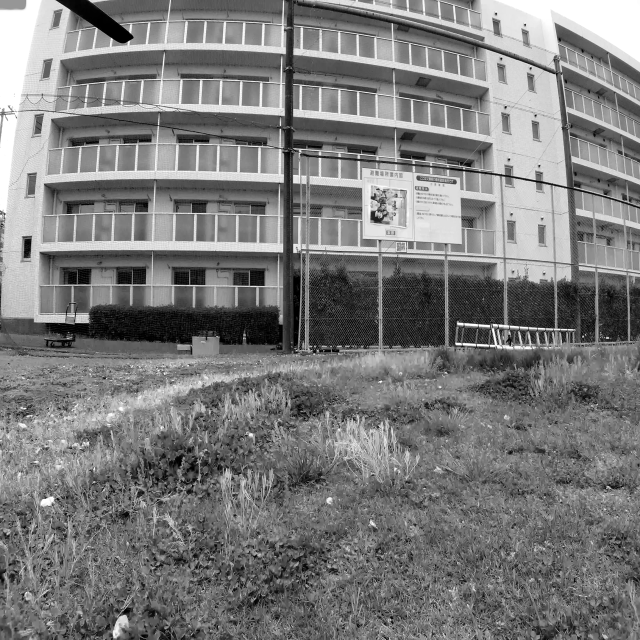
#> input picture Dataset_50/dataset_1280x1280_gray/000000_left.png, 1280 x 1280 px, found by its file name (shown at 1/2 size)
$ jupyter execute --allow-errors Optimal_CR.ipynb   (shell and % lines are left out)
#> lines starting #> are read from the running program, lines starting #| are printed output that depends on the picture; long printed decimals are rounded
CODE for optimal compression Ratio

Flow of the program:
1. Compress the Image with some arbitrary quality parameter like 10 in WEBP format
2. Calculate the compression ratio and SIFT features.
3. Calculate the SIFT features of uncomressed image
4. Calculate the % reduction in them
5. calculate the FPS based on the compressed size
6. if less than desired then compress more (reduce the quality parameter)
7. if more then desired then compress less (increase the quality parameter)

Problem:
1. SIFT and SSIM calculation will take additional time of their own.

Solution
1. FAST feature instead of SIFT
2. First need to check if there is strong correlation in the FAST and SIFT features
3. if yes then we do FAST for calculation of parameters else not

Need to perform this calculation incrementally not in a batch to demonstrate the bandwidth changes and the change of compression ratio

[cell 1]
#import modules
import os
import time
import cv2
import numpy as np
import random
from PIL import Image
from io import BytesIO
from skimage.metrics import structural_similarity as ssim

[cell 2]
#read the images from the directory

def file_handling(path):
    """
    path to the images dataset
    """
    #org_dir=os.getcwd()

    #changing to the dataset dir
    try:
        os.chdir(path)
    except:
        print("Path not valid")
        return

    files=os.listdir(path) #files in the directory
    images=[] #getting only the jpg and png images
    for file in files:
        if file.lower().endswith(".jpeg") or file.lower().endswith(".jpg") \
        or file.lower().endswith(".png") or file.lower().endswith(".webp") \
        or file.lower().endswith(".avif"):
            images.append(file)

    print("Images in dataset:",len(images))
    if len(images)!=0:
        print("First filename:",images[0])
    else:
        print("No images in the path or different format")

    #go to the original directory back
    #os.chdir(org_dir)

    return images, path

# [17 lines left out: function output_dir, not called in this run]

[cell 3]
# [13 lines left out: function calculate_ssim, not called in this run]

[cell 4]
# [18 lines left out: function sift, not called in this run]


def fast(img):
    '''
    Function can draw keypoints on the image too,
    but calculation is commented.
    '''

    image=img.convert("L")
    image=np.asarray(image)

    fast=cv2.FastFeatureDetector_create() #initiate SIFT detector

    #Find keypoints on the image
    keypoints=fast.detect(image)

    return keypoints

[cell 5]
# [19 lines left out: function quality_increment_calculation, not called in this run]

    #get the remaining bandwidth
    #get the last quality level used
    #get the appropriate quality level

[cell 6]
#incrementally provide images to the compression module

def image_compression(dataset_path,calib_data):

    #get the images from the dataset_path
    images,path=file_handling(dataset_path)

    #bandwidth
    bandwidth=5 #5Mbps
    #image compression time
    comp_time=0.5 #in seconds

    if len(images)!=0:
        img_size=os.path.getsize(os.path.join(path,images[0]))
    #this img_size is the size of the uncompressed image
    #used for the purpose of calibration

    #previous  value of quality parameter , using 10 arbitrarily for the initialization
    q_prev=10

    #Fitting the ploynomial in the calibration data
    x=calib_data["CR"]
    y=calib_data["Quality"]

    #fitting the polynomial to these data
    start=time.time()
    coeffs,y_fit,degree=fit_polynomial(x,y,3)
    end=time.time()
    print("Polynomial fitting time:",round(end-start,3),"seconds")
    plotting_data_fit(x,y,y_fit,coeffs,"WEBP compression Ratio","WEBP quality parameter")


    quality=quality_increment_calculation(bandwidth,img_size,comp_time,q_prev,coeffs)

    #generate some random sleep time for simulating the network delay
    delay_time=random.randint(1,4)

    #creating the output directory
    output_dir_name=output_dir(path,dir_name="output")

    #initial value of quality taken abitrarily
    #quality=10


    for img in images:
        time.sleep(delay_time)

        image_path=os.path.join(path,img)
        img_size=os.path.getsize(image_path) #get the size of the image in the disc

        quality=quality_increment_calculation(bandwidth,img_size,comp_time,q_prev,coeffs)
        print("Quality calculated in the image_compression function :",quality)
        q_prev=quality


        start=time.time()
        metric_data,img_recon,compressed_size=compression_driver(image_path,quality=quality)
        end=time.time()
        comp_time=round(end-start,4)
        print("Compression time: ",comp_time,"seconds")

        #Save the webp image to the disc
        img_recon_path=os.path.join(output_dir_name,img)
        img_recon.save(img_recon_path,"WEBP",quality=quality)

        compressed_size=compressed_size*8 #convert to bits
        print("Compressed_size:",compressed_size,"bits")
        current_bandwidth=compressed_size/(1000000*round(end-start,2))
        print("bandwidth_consumed:",current_bandwidth,"Mbps")

        diff=bandwidth-current_bandwidth #difference in the bandwidth
        print("Remaining bandwidth:",diff,"Mbps")

        print("\n=================================================================\n")

        #if diff>0: #slack hence increase the quality
            #increase the quality
        #    quality+=10 #arbitrarily chosing quality to increase by 10
        #elif diff<0: #less bandwidth
        #    quality-=10 #decrease the quality
        #else:
        #    print("Demand and supply matches- NO change\n")


    #read the image from the list of images
    #artificial delay
    #provide the file to the compression code

[cell 7]
def compression_driver(image_path,quality=5):
    #quality=10 #arbitrary
    #quality=10

    #Open and Resize the image
    start=time.time()
    img_org=Image.open(image_path)
    size=(1920,1080)
    img_org=img_org.resize(size)

    #Compress the image
    estimated_size,webp_data=compress(img_org,quality)
    img_recon=webp_data
    end=time.time()
    print("Img compression: ",round(end-start,2))

    #Calculate Metrics
    start=time.time()
    uncomp_size=os.path.getsize(image_path)
    CR=uncomp_size/estimated_size # calculated the compression ratio
    end=time.time()
    print("CR: ",round(end-start,2))


    # [9 lines of commented-out code are left out]
    start=time.time()
    keypoints=fast(img_org)
    KP_o=len(keypoints)
    keypoints=fast(img_recon)
    KP_r=len(keypoints)
    end=time.time()

    print("Features: ",round(end-start,2))
    print(f"KP O {KP_o} KP_R {KP_r}")

    KP_per_red=(((KP_o)-(KP_r))/(KP_o))*100
    print(f"KP % red {KP_per_red}")

    Metric=KP_per_red/CR # Metric used for deciding the quality of compression
                        #Lower is Better
                        #KF_per_red should be low and CR should be high for better quality compression

    return Metric,img_recon,estimated_size

    #find out the FPS and bandwidth
    #adjust the compression ratio for further computation by deciding new quality parameter

[cell 8]
def compress(img_org,quality=5):
    #compress the image using the traditional method (WEBP for now)
    #image=Image.open(image_path)
    #print(f"size:{size/1000}")

    #create an in-memory buffer for the WEEBP data

    buffer=BytesIO()

    #compress the image to WEBP format
    start=time.time()
    img_org.save(buffer,format="WEBP",quality=quality)
    end=time.time()


    #Get the size of the in-memory buffer for potential further usage
    estimated_size=buffer.tell()

    #reset the buffer to the beginning for potential further usage
    buffer.seek(0)

    #Convert the buffer to the PIL image
    webp_data=Image.open(buffer)

    #close the buffer
    buffer.close()


    return estimated_size, webp_data


image_path=r"C:\Swapnil\Narrowband_DRONE\compression_experiment\images\000000_left.png"
#img_org=Image.open(image_path)

#estimated_size,webp_data=compression_body(img_org)

[cell 9]
def calibration_function(image_path):
    """
        Function to calibrate the size of the image with the
        quality parameter for the WEBP codec
        Output List of the image sizes, compression ratio with the
        quality parameter
        """
    #get the image and convert to the IO buffer
    img_org=Image.open(image_path)            #read the image
    org_image_size=os.path.getsize(image_path)
    quality_fine=[i for i in range(10)] #quality 1 to 10
    quality_coarse=[] #quality 15 to 100 with interval of 5
    for i in range(10,100,5):
        i=i+5
        quality_coarse.append(i)
    quality_fine.extend(quality_coarse) #list of quality parameter from 1 to 10 and 15 to 100 in interval of 1 and 5 respectively
    quality_final=quality_fine
    calib_data={} #dictionary to store the calibration data
    estimated_size_lst=[]
    cr_lst=[]
    #run the compress function with respect to the quality_final
    for q in quality_final:
        estimated_size,webp_data=compress(img_org,quality=q)
        estimated_size_lst.append(estimated_size)
        cr_lst.append(org_image_size/estimated_size)
    calib_data["Quality"]=quality_final
    calib_data["Compressed_size"]=estimated_size_lst
    calib_data["CR"]=cr_lst
    print("Calibration data:")
    print(calib_data)
    #change the quality parameter and save populate the list of image sizes and compression ratio
    return calib_data

import os
from PIL import Image
image_path=r"C:\Swapnil\Narrowband_DRONE\compression_experiment\images\000000_left.png"
start=time.time()
calib_data=calibration_function(image_path)
#> in calibration_function, img_org is the input picture: PIL image 1280x1280 L; min 0, max 255, mean 122.9
#> in calibration_function, `estimated_size,webp_data=compress(img_org,quality=q)`: estimated_size = 29456
#> (printed output is left out)
#> calib_data = 3 items
end=time.time()
print("Execution time:",round(end-start,2))

[cell 10]
#Unknown that is to be find out : quality parameter
#Input: compression ratio
import numpy as np
from scipy.optimize import curve_fit
import matplotlib.pyplot as plt


def fit_polynomial(x,y,degree):
    """
        y=f(x)
    y is the quality: numpy array of y data points
    x is the compression ratio: numpy array of x data points
    degree: degree of the polynomial to be fit
    #returns the tuple containing the coefficints and the residuals
    """

    if len(x)!=len(y):
        raise ValueError("Length of the two lists must be same:")

    if degree<1:
        raise ValueError("Degree of the polynomial must be atleast 1")

    #convert the data to numpy arrays
    x=np.array(x)
    y=np.array(y)

    #fit the polynomial using curve fit
    coeffs=np.polyfit(x,y,degree)
    y_fit=np.polyval(coeffs,x)

    print("coeffs:",coeffs)

    return coeffs,y_fit,degree

def predict_value(coeffs,x,degree):
    return np.polyval(coeffs,x)


def plotting_data_fit(x,y,y_fit,coeffs,xlabel_="Independent_variable",ylabel_="Dependent_variable"):
    #plotting the real data and the fitted polynomial on the plot
    plt.scatter(x,y,color="red",label="data points")
    plt.plot(x,y_fit,color="green",label="Polynomial fitted")
    plt.title("Data and the fitted polynomial")
    plt.xlabel(xlabel_)
    plt.ylabel(ylabel_)
    plt.legend()
    plt.show()


def testing_function():
    """
        assume some data and then plot the fitted polynomial
        just for checking the fitting function
        """
    print("This is the testing function for the polynomial \
    fitting of the data and the input data is just assumed some \
    value")
    x=np.arange(1,8,0.1)
    y=np.sin(x)

    coeffs,y_fit,degree=fit_polynomial(x,y,3)

    plotting_data_fit(x,y,y_fit,coeffs,xlabel_="something",ylabel_="otherthing")
#> in plotting_data_fit, `plt.show()`:
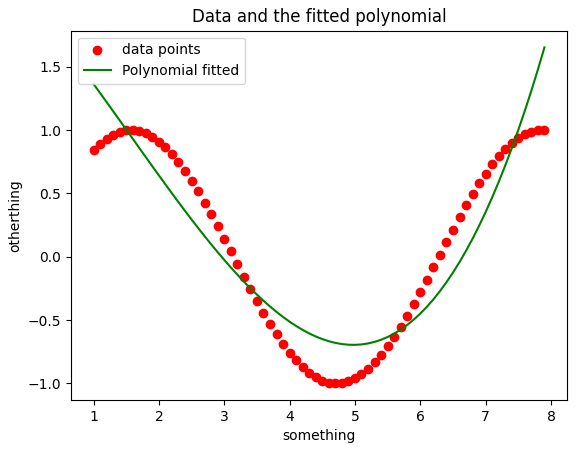
#> figure drawn by matplotlib, 1 panel; curve peaks at x = 7.9, y = 1.65

    #coeffs=fit_polynomial(x,y,degree)

    #y_fit=np.polyval(coeffs,x)

    print("polynomial coeffs:",coeffs)
    print("predicted values for x=10 is:",predict_value(coeffs,10,3))
    #x_smooth=np.linspace(min(x),max(x),100)
    #y_smooth=np.polyval(coeffs,x_smooth)
    #return coeffs,y_fit


#For testing only
testing_function()

[cell 11]
#here we want to fit a polynomial of some desired degree to the calibration data which is between the quality of the webp and the compression ratio
# for a particular image
x=calib_data["CR"]
#> x = 28 values, max 36.93 at index 0, min 1.32 at index 27, mean 8.96
y=calib_data["Quality"]
#> y = 28 values from 0 to 100

#fitting the polynomial to these data
start=time.time()
#> (the rest of this cell did not finish here and is left out)

#| coeffs: [-1.51106094e-02  1.01070401e+00 -2.01722924e+01  1.26978346e+02]
end=time.time()
print("Polynomial fitting time:",round(end-start,3),"seconds")
plotting_data_fit(x,y,y_fit,coeffs,"WEBP compression Ratio","WEBP quality parameter")

[cell 12]
start=time.time()
compression_driver(image_path,5)
#> in compression_driver, `img_org=img_org.resize(size)`:
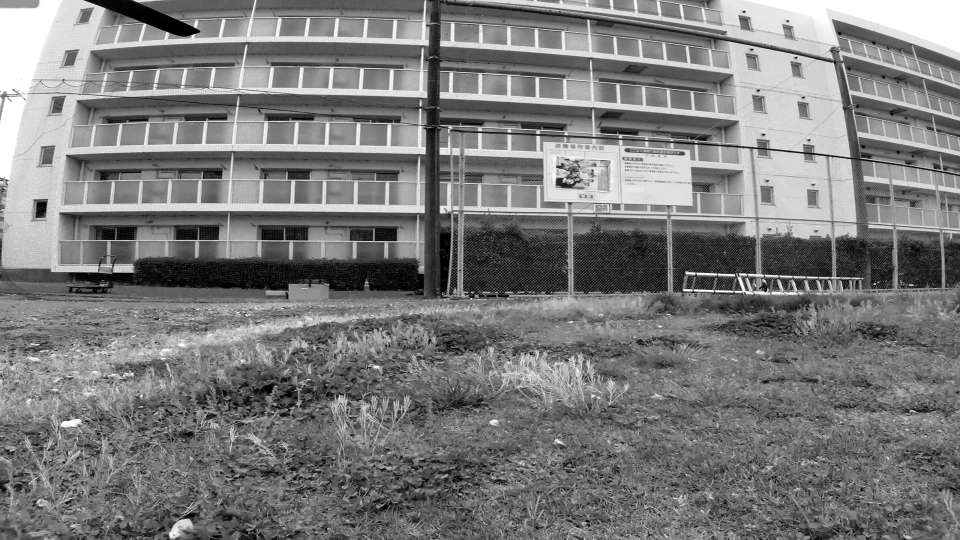
#> img_org: PIL image 1920x1080 L (shown at 1/2 size); min 0, max 255, mean 122.9
#> in compression_driver, `estimated_size,webp_data=compress(img_org,quality)`: estimated_size = 83750
#> in compression_driver, `CR=uncomp_size/estimated_size`: CR = 12.99
#> in fast, `keypoints=fast.detect(image)`: keypoints = 77030 keypoints; strongest (x, y, size): (1576, 41, 7), (1593, 114, 7), (1748, 568, 7), (1530, 583, 7)
#> in compression_driver, `KP_o=len(keypoints)`: KP_o = 77030
#> in fast (call 2), `keypoints=fast.detect(image)`: keypoints = 44569 keypoints; strongest (x, y, size): (1482, 580, 7), (1748, 568, 7), (1535, 578, 7), (1489, 23, 7)
#> in compression_driver, `KP_r=len(keypoints)`: KP_r = 44569
#| KP O 77030 KP_R 44569
#> in compression_driver, `KP_per_red=(((KP_o)-(KP_r))/(KP_o))*100`: KP_per_red = 42.14
#| KP % red 42.141
#> in compression_driver, `Metric=KP_per_red/CR`: Metric = 3.24
end=time.time()
print(f"total time :{round(end-start,2)}seconds")
#| total time :1.02seconds

[cell 13]
#run Image compression
dataset_path=r"C:\Swapnil\Narrowband_DRONE\compression_data_experiment\images"

image_path=r"C:\Swapnil\Narrowband_DRONE\compression_experiment\images\000000_left.png"
start=time.time()
calib_data=calibration_function(image_path)
#> (printed output is left out)
